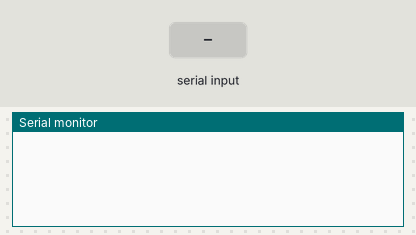
The sketch below on a simulated Arduino Uno, built with avr-gcc and run on an emulated ATmega328P. On the bench: the last lines printed to the serial monitor. Inputs (shaded band) come from the test bench.

Above: at 1.2 s.
1.3 s: "1" received over Serial
At 1.7 s:
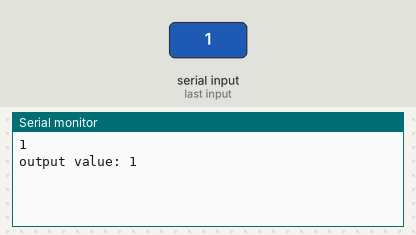
2.8 s: "1" received over the second serial link
At 4.0 s:
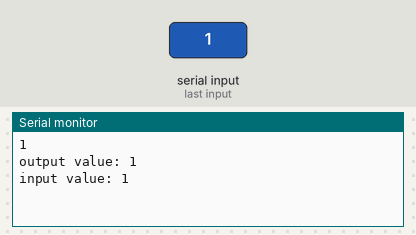
4.3 s: "0" received over Serial
At 5.2 s:
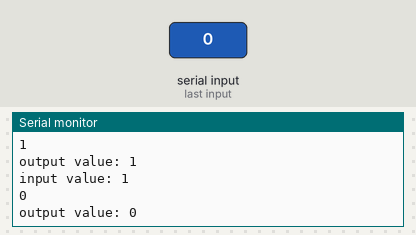
5.8 s: "0" received over the second serial link
At 6.4 s:
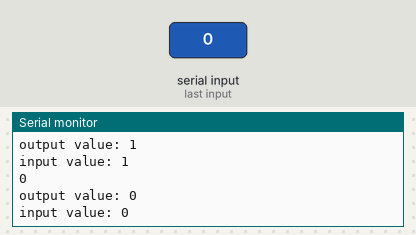

Measured:
- after the input at 1.3 s, the serial monitor: prints a new line at once (image 1)
- after the input at 2.8 s, the serial monitor: prints a new line at once (image 2)
- after the input at 4.3 s, the serial monitor: prints a new line at once (image 3)
- after the input at 5.8 s, the serial monitor: prints a new line at once (image 4)

The sketch:

bluetooth_chatting.ino
```cpp
#include <SoftwareSerial.h> //시리얼 통신 라이브러리 호출

int blueTx=2;   //Tx (보내는핀 설정)
int blueRx=3;   //Rx (받는핀 설정)

SoftwareSerial mySerial(blueTx, blueRx);  //시리얼 통신을 위한 객체선언
String receivedString = "";
String sentString = "";

void setup() {
  Serial.begin(9600);   //시리얼모니터
  mySerial.begin(9600); //블루투스 시리얼 개방
}

void loop() {
  while(mySerial.available()) {
    char myChar = (char)mySerial.read();
    receivedString += myChar;

    delay(5);           //수신 문자열 끊김 방지 9600 기준 1이 필요하다고 함
  }

  if(!receivedString.equals("")) {
    Serial.println("input value: " + receivedString);
    receivedString = "";
  }

  while (Serial.available()) {
    char myInput = (char)Serial.read();
    Serial.println(myInput);

    sentString += myInput;

    mySerial.write(myInput);
  }

  if(!sentString.equals("")) {
    Serial.println("output value: " + sentString);
    sentString = "";
  }
}
```
